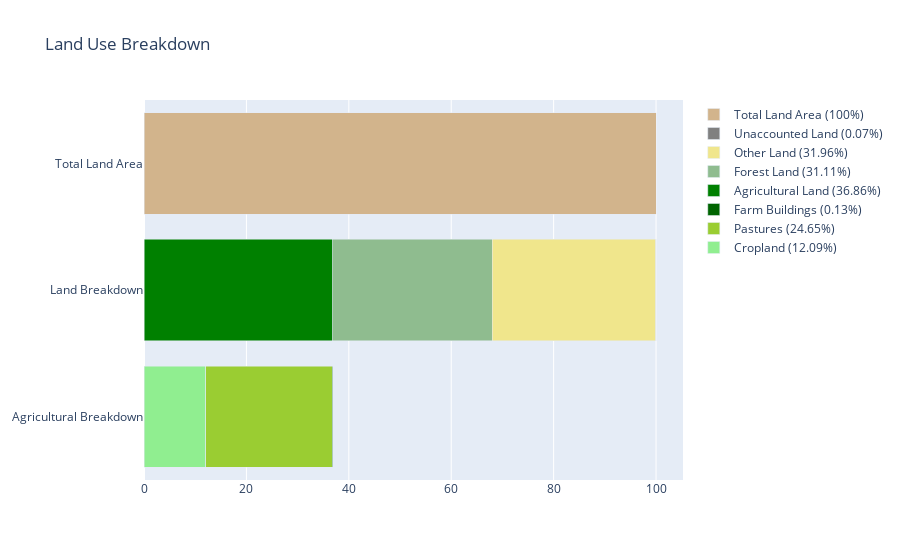

Notebook code for this chart:
### Code cell
# Function to calculate percentages
def calc_percentage(value, total):
    return (value / total) * 100

# Percentages relative to the total land area
def calc_percentage(value):
    return (value / total_land_area) * 100

# Land category percentages
perc_cropland = calc_percentage(total_cropland)
perc_pastures = calc_percentage(total_pastures)
perc_farm_buildings = calc_percentage(total_farm_buildings)

perc_agricultural_land = calc_percentage(total_agricultural_land)
perc_forest_land = calc_percentage(total_forest_land)
perc_other_land = calc_percentage(total_other_land)
perc_unaccounted = calc_percentage(total_unaccounted)

# Creating the figure
fig = go.Figure()

# Agricultural Breakdown (Cropland, Pastures, Farm Buildings as a percentage of total agricultural land)
fig.add_trace(go.Bar(
    y=['Agricultural Breakdown'],
    x=[perc_cropland],
    name=f'Cropland ({perc_cropland:.2f}%)',
    orientation='h',
    marker=dict(color='lightgreen'),
    hovertemplate='<br>Cropland<br>%{x:.2f}%<extra></extra>'
))

fig.add_trace(go.Bar(
    y=['Agricultural Breakdown'],
    x=[perc_pastures],
    name=f'Pastures ({perc_pastures:.2f}%)',
    orientation='h',
    marker=dict(color='yellowgreen'),
    base=perc_cropland,
    hovertemplate='<br>Pastures<br>%{x:.2f}%<extra></extra>'
))

fig.add_trace(go.Bar(
    y=['Agricultural Breakdown'],
    x=[perc_farm_buildings],
    name=f'Farm Buildings ({perc_farm_buildings:.2f}%)',
    orientation='h',
    marker=dict(color='darkgreen'),
    base=perc_cropland + perc_pastures,
    hovertemplate='<br>Farm Buildings<br>%{x:.2f}%<extra></extra>'
))

# Land Breakdown (Agricultural Land, Forest, Other, Unaccounted as a percentage of total land area)
fig.add_trace(go.Bar(
    y=['Land Breakdown'],
    x=[perc_agricultural_land],
    name=f'Agricultural Land ({perc_agricultural_land:.2f}%)',
    orientation='h',
    marker=dict(color='green'),
    hovertemplate='<br>Agricultural Land<br>%{x:.2f}%<extra></extra>'
))

fig.add_trace(go.Bar(
    y=['Land Breakdown'],
    x=[perc_forest_land],
    name=f'Forest Land ({perc_forest_land:.2f}%)',
    orientation='h',
    marker=dict(color='darkseagreen'),
    base=perc_agricultural_land,
    hovertemplate='<br>Forest Land<br>%{x:.2f}%<extra></extra>'
))

fig.add_trace(go.Bar(
    y=['Land Breakdown'],
    x=[perc_other_land],
    name=f'Other Land ({perc_other_land:.2f}%)',
    orientation='h',
    marker=dict(color='khaki'),
    base=perc_agricultural_land + perc_forest_land,
    hovertemplate='<br>Other Land (habitable, infrastructure, glaciers, deserts, etc.)<br>%{x:.2f}%<extra></extra>'
))

fig.add_trace(go.Bar(
    y=['Land Breakdown'],
    x=[perc_unaccounted],
    name=f'Unaccounted Land ({perc_unaccounted:.2f}%)',
    orientation='h',
    marker=dict(color='gray'),
    base=perc_agricultural_land + perc_forest_land + perc_other_land,
    hovertemplate='<br>Unaccounted<br>%{x:.2f}%<extra></extra>'
))

# Total Land Area
fig.add_trace(go.Bar(
    y=['Total Land Area'],
    x=[100],
    name='Total Land Area (100%)',
    orientation='h',
    marker=dict(color='tan'),
    hovertemplate='<br>Total Land<br>%{x:.2f}%<extra></extra>'
))

# Update layout to show labels as percentages
fig.update_layout(
    title='Land Use Breakdown',
    barmode='stack',
#    xaxis=dict(title='Percentage'),
#    yaxis=dict(title='Land Categories'),
    showlegend=True
)

# Show the figure
fig.show()

### Figure 1 — Plotly figure (JSON) as saved in the notebook; plotly's stock layout.template omitted (floating-point values rounded to 4 significant figures)
{"data": [{"hovertemplate": "<br>Cropland<br>%{x:.2f}%<extra></extra>", "marker": {"color": "lightgreen"}, "name": "Cropland (12.09%)", "orientation": "h", "type": "bar", "x": [12.09], "y": ["Agricultural Breakdown"]}, {"base": 12.09, "hovertemplate": "<br>Pastures<br>%{x:.2f}%<extra></extra>", "marker": {"color": "yellowgreen"}, "name": "Pastures (24.65%)", "orientation": "h", "type": "bar", "x": [24.65], "y": ["Agricultural Breakdown"]}, {"base": 36.73, "hovertemplate": "<br>Farm Buildings<br>%{x:.2f}%<extra></extra>", "marker": {"color": "darkgreen"}, "name": "Farm Buildings (0.13%)", "orientation": "h", "type": "bar", "x": [0.1278], "y": ["Agricultural Breakdown"]}, {"hovertemplate": "<br>Agricultural Land<br>%{x:.2f}%<extra></extra>", "marker": {"color": "green"}, "name": "Agricultural Land (36.86%)", "orientation": "h", "type": "bar", "x": [36.86], "y": ["Land Breakdown"]}, {"base": 36.86, "hovertemplate": "<br>Forest Land<br>%{x:.2f}%<extra></extra>", "marker": {"color": "darkseagreen"}, "name": "Forest Land (31.11%)", "orientation": "h", "type": "bar", "x": [31.11], "y": ["Land Breakdown"]}, {"base": 67.97, "hovertemplate": "<br>Other Land (habitable, infastructure, glaciers, deserts, etc.)<br>%{x:.2f}%<extra></extra>", "marker": {"color": "khaki"}, "name": "Other Land (31.96%)", "orientation": "h", "type": "bar", "x": [31.96], "y": ["Land Breakdown"]}, {"base": 99.93, "hovertemplate": "<br>Unaccounted<br>%{x:.2f}%<extra></extra>", "marker": {"color": "gray"}, "name": "Unaccounted Land (0.07%)", "orientation": "h", "type": "bar", "x": [0.06639], "y": ["Land Breakdown"]}, {"hovertemplate": "<br>Total Land<br>%{x:.2f}%<extra></extra>", "marker": {"color": "tan"}, "name": "Total Land Area (100%)", "orientation": "h", "type": "bar", "x": [100], "y": ["Total Land Area"]}], "layout": {"autosize": true, "barmode": "stack", "showlegend": true, "title": {"text": "Land Use Breakdown"}, "xaxis": {"autorange": true, "range": [0, 105.3], "type": "linear"}, "yaxis": {"autorange": true, "range": [-0.5, 2.5], "type": "category"}}}
